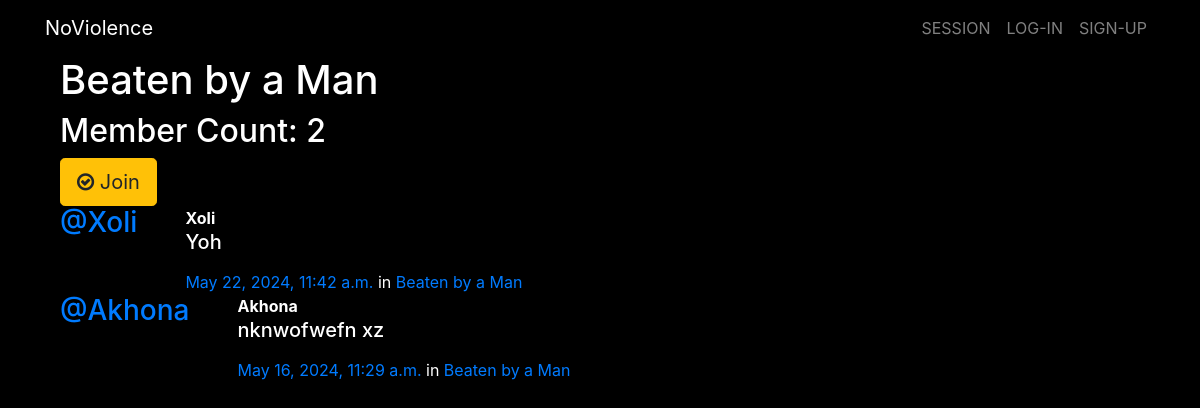
Screenshot of /groups/posts/in/beaten-by-a-man/ with the database file from the repository.
### groups/models.py (models this page shows, shortened)
class Group(models.Model):
    name = models.CharField(max_length=255, unique=True)
    slug = models.SlugField(allow_unicode=True, unique=True)
    description = models.TextField(blank=True, default='')
    description_html = models.TextField(editable=False, default='', blank=True)
    members = models.ManyToManyField(User,through="GroupMember")
    class Meta:
        ordering = ["name"]

### posts/models.py (models this page shows, shortened)
class Post(models.Model):
    user = models.ForeignKey(User, related_name="posts",on_delete=models.CASCADE)
    created_at = models.DateTimeField(auto_now=True)
    message = models.TextField()
    message_html = models.TextField(editable=False)
    group = models.ForeignKey(Group, related_name="posts",null=True, blank=True,on_delete=models.CASCADE)
    class Meta:
        ordering = ["-created_at"]
        unique_together = ["user", "message"]

### groups/views.py (the view)
# urls.py: path("posts/in/<slug>/",views.SingleGroup.as_view(),name="single"),
class SingleGroup(generic.DetailView):
    model = Group

### groups/templates/groups/group_detail.html
{% extends "groups/group_base.html" %}
{% block pregroup %}
<div class="container">
  <h1>{{group.name}}</h1>
  <h2> Member Count: {{group.members.count}}</h2>
  <div class="content">
  	{% if user in group.members.all %}
  		<a href="{% url 'groups:leave' slug=group.slug %}" class="btn btn-lg btn-warning"><span class="fa fa-times-circle-o"></span> Leave</a>
  	{% else %}
  		<a href="{% url 'groups:join' slug=group.slug %}" class="btn btn-lg btn-warning"><span class="fa fa-check-circle-o"></span> Join</a>
  	{% endif %}
  </div>
</div>
{% endblock %}
{% block group_content %}
<div class="col-md-8">
	{% if group.posts.count == 0 %}
	<h2>No posts in this group yet!</h2>
	{% else %}
		{% for post in group.posts.all %}
			{% include "posts/_post.html" %}
		{% endfor %}
	{% endif %}
</div>
{% endblock %}

### posts/templates/posts/_post.html (shortened to what this page needs)
<div class="media">
	<h3 class="mr-5"><a href="{% url 'posts:for_user' username=post.user.username %}">@{{ post.user.username }}</a></h3>
	<div class="media-body">
		<strong>{{ post.user.username }}</strong>
		<h5>{{ post.message_html|safe }}</h5>
			<time class="time"><a href="{% url 'posts:single' username=post.user.username pk=post.pk %}">{{ post.created_at }}</a></time>
			{% if post.group %}
			<span class="group-name">in <a href="#">{{ post.group.name }}</a></span>
			{% endif %}
	</div>
</div>

### static/simplesocial/css/master.css (style rules this page uses)
body { margin: 0; overflow: hidden; background-color: black; color:white; }

### rows the page displays
Group: name "Beaten by a Man", members.count "2"
Post: user.username "Xoli", message_html "Yoh", created_at "May 22, 2024, 11:42 a.m.", group.name "Beaten by a Man"
Post: user.username "Akhona", message_html "nknwofwefn xz", created_at "May 16, 2024, 11:29 a.m.", group.name "Beaten by a Man"
